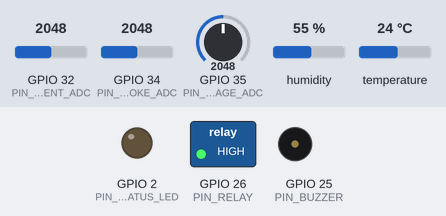
The sketch below on a simulated ESP32. Parts: switched loads named in the sketch (green lamp = pin HIGH), output pins drawn as LEDs (lit = HIGH), buzzer (waves = sounding, pin HIGH). Inputs (shaded band) come from the test bench; at power-on: GPIO 32 (PIN_CURRENT_ADC) = 2048, GPIO 34 (PIN_SMOKE_ADC) = 2048, GPIO 35 (PIN_VOLTAGE_ADC) = 2048, humidity 55 %, temperature 24 °C (analog values on the 0–4095 scale). WiFi joins after 1.5 s; servers stay silent unless stated; what the sketch prints to the serial monitor is not drawn.

Above: at 0.1 s.
At 5.1 s:
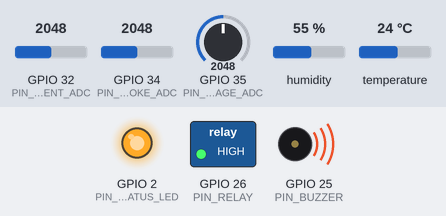
Timing chart, 0 to 6.6 s (numbered marks = the images above):
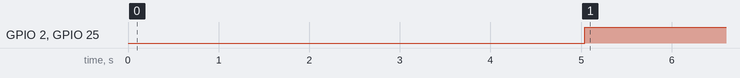

Measured:
- by itself, GPIO 2 (PIN_STATUS_LED), GPIO 25 (PIN_BUZZER): LOW → HIGH at 5.0 s

The sketch:

ElectraShield_AI.ino
```cpp
/*
  ElectraShield AI — starter ESP32 firmware
  Status: starter code, not validated on physical hardware.
  Libraries: DHT sensor library, Adafruit Unified Sensor, Firebase ESP Client.

  SAFETY:
  - Never connect mains directly to ESP32 GPIO/ADC pins.
  - Use properly rated isolated voltage/current sensing modules.
  - Start with a low-voltage, current-limited test setup.
  - This is a student prototype, not certified protective equipment.
*/

#include <WiFi.h>
#include <DHT.h>
#include <Firebase_ESP_Client.h>
#include "addons/TokenHelper.h"
#include "addons/RTDBHelper.h"

// ---------- EDIT THESE LOCALLY; DO NOT COMMIT REAL CREDENTIALS ----------
#define WIFI_SSID       "YOUR_WIFI_SSID"
#define WIFI_PASSWORD   "YOUR_WIFI_PASSWORD"
#define API_KEY         "YOUR_FIREBASE_WEB_API_KEY"
#define DATABASE_URL    "https://YOUR_PROJECT-default-rtdb.REGION.firebasedatabase.app/"
#define USER_EMAIL      "YOUR_FIREBASE_TEST_USER_EMAIL"
#define USER_PASSWORD   "YOUR_FIREBASE_TEST_USER_PASSWORD"

// ---------- GPIO CONFIGURATION: VERIFY FOR YOUR EXACT BOARD ----------
constexpr int PIN_DHT = 4;
constexpr int PIN_SMOKE_ADC = 34;  // input-only ADC pin on many classic ESP32 boards
constexpr int PIN_VOLTAGE_ADC = 35; // conditioned/isolated sensor output only
constexpr int PIN_CURRENT_ADC = 32; // conditioned/isolated sensor output only
constexpr int PIN_RELAY = 26;
constexpr int PIN_BUZZER = 25;
constexpr int PIN_STATUS_LED = 2;

#define DHT_TYPE DHT11
#define RELAY_ACTIVE_LOW true

// ---------- THRESHOLDS / CALIBRATION ----------
constexpr float LOW_VOLTAGE_THRESHOLD_V = 200.0f; // example only; set for your system
constexpr float HIGH_TEMPERATURE_THRESHOLD_C = 55.0f; // example only
constexpr int SMOKE_ADC_THRESHOLD = 1800; // example only; calibrate for exact sensor
constexpr unsigned long SAMPLE_INTERVAL_MS = 5000;

// These conversions are PLACEHOLDERS. Calibrate using selected sensors and a reference meter.
constexpr float ADC_REFERENCE_V = 3.3f;
constexpr float ADC_MAX_COUNT = 4095.0f;
constexpr float VOLTAGE_SCALE_FACTOR = 100.0f; // placeholder: sensor-specific calibration required
constexpr float CURRENT_SCALE_FACTOR = 10.0f;  // placeholder: sensor-specific calibration required

DHT dht(PIN_DHT, DHT_TYPE);
FirebaseData fbdo;
FirebaseAuth auth;
FirebaseConfig config;

unsigned long lastSampleMs = 0;
bool firebaseReady = false;

void setRelay(bool enabled) {
  // enabled=true means relay coil is energized. Verify contact wiring and module polarity.
  digitalWrite(PIN_RELAY, RELAY_ACTIVE_LOW ? (enabled ? LOW : HIGH)
                                         : (enabled ? HIGH : LOW));
}

float readVoltagePlaceholder() {
  const int raw = analogRead(PIN_VOLTAGE_ADC);
  const float adcVolts = (raw / ADC_MAX_COUNT) * ADC_REFERENCE_V;
  return adcVolts * VOLTAGE_SCALE_FACTOR;
}

float readCurrentPlaceholder() {
  const int raw = analogRead(PIN_CURRENT_ADC);
  const float adcVolts = (raw / ADC_MAX_COUNT) * ADC_REFERENCE_V;
  return adcVolts * CURRENT_SCALE_FACTOR;
}

void connectWiFi() {
  if (WiFi.status() == WL_CONNECTED) return;
  WiFi.mode(WIFI_STA);
  WiFi.begin(WIFI_SSID, WIFI_PASSWORD);
  Serial.print("Connecting to Wi-Fi");
  const unsigned long started = millis();
  while (WiFi.status() != WL_CONNECTED && millis() - started < 15000) {
    delay(300);
    Serial.print(".");
  }
  Serial.println(WiFi.status() == WL_CONNECTED ? "\nWi-Fi connected" : "\nWi-Fi unavailable");
}

void initializeFirebase() {
  if (String(API_KEY).startsWith("YOUR_") ||
      String(DATABASE_URL).indexOf("YOUR_PROJECT") >= 0 ||
      String(USER_EMAIL).startsWith("YOUR_")) {
    Serial.println("Firebase placeholders not configured; cloud writes disabled.");
    firebaseReady = false;
    return;
  }
  config.api_key = API_KEY;
  config.database_url = DATABASE_URL;
  auth.user.email = USER_EMAIL;
  auth.user.password = USER_PASSWORD;
  config.token_status_callback = tokenStatusCallback;
  Firebase.begin(&config, &auth);
  Firebase.reconnectWiFi(true);
  firebaseReady = true;
}

void publishReading(float voltage, float current, float temperature,
                    float humidity, int smokeRaw, bool lowVoltage,
                    bool temperatureHigh, bool smokeDetected) {
  if (!firebaseReady || WiFi.status() != WL_CONNECTED || !Firebase.ready()) return;

  FirebaseJson reading;
  reading.set("timestamp_ms", (double)millis());
  reading.set("voltage_v", voltage);
  reading.set("current_a", current);
  reading.set("temperature_c", temperature);
  reading.set("humidity_percent", humidity);
  reading.set("smoke_adc", smokeRaw);
  reading.set("low_voltage", lowVoltage);
  reading.set("high_temperature", temperatureHigh);
  reading.set("smoke_detected", smokeDetected);

  if (Firebase.RTDB.setJSON(&fbdo, "/electrashield/current", &reading)) {
    Serial.println("Firebase current snapshot updated.");
  } else {
    Serial.printf("Firebase current write failed: %s\n", fbdo.errorReason().c_str());
  }

  // Push a separate history record. For production, add retention/size management.
  if (!Firebase.RTDB.pushJSON(&fbdo, "/electrashield/readings", &reading)) {
    Serial.printf("Firebase history write failed: %s\n", fbdo.errorReason().c_str());
  }
}

void setup() {
  Serial.begin(115200);
  pinMode(PIN_RELAY, OUTPUT);
  pinMode(PIN_BUZZER, OUTPUT);
  pinMode(PIN_STATUS_LED, OUTPUT);
  digitalWrite(PIN_BUZZER, LOW);
  digitalWrite(PIN_STATUS_LED, LOW);

  // Conservative startup: de-energize relay coil. The actual safe state depends on wiring.
  setRelay(false);
  analogReadResolution(12);
  dht.begin();

  connectWiFi();
  initializeFirebase();
  Serial.println("ElectraShield AI starter initialized.");
}

void loop() {
  connectWiFi();
  if (millis() - lastSampleMs < SAMPLE_INTERVAL_MS) {
    delay(20);
    return;
  }
  lastSampleMs = millis();

  const float temperature = dht.readTemperature();
  const float humidity = dht.readHumidity();
  const int smokeRaw = analogRead(PIN_SMOKE_ADC);
  const float voltage = readVoltagePlaceholder();
  const float current = readCurrentPlaceholder();

  const bool dhtValid = !isnan(temperature) && !isnan(humidity);
  const bool lowVoltage = voltage < LOW_VOLTAGE_THRESHOLD_V;
  const bool temperatureHigh = dhtValid && temperature >= HIGH_TEMPERATURE_THRESHOLD_C;
  const bool smokeDetected = smokeRaw >= SMOKE_ADC_THRESHOLD;
  const bool fault = lowVoltage || temperatureHigh || smokeDetected;

  // Demonstration logic only. Verify whether your real load should trip on each condition.
  // For an actual safety design, include sensor-failure detection and engineered protection.
  setRelay(!fault);
  digitalWrite(PIN_BUZZER, fault ? HIGH : LOW);
  digitalWrite(PIN_STATUS_LED, fault ? HIGH : LOW);

  Serial.printf("V=%.2f V, I=%.2f A, T=%.1f C, H=%.1f%%, smoke_raw=%d, fault=%s\n",
                voltage, current, temperature, humidity, smokeRaw,
                fault ? "YES" : "NO");

  publishReading(voltage, current, temperature, humidity, smokeRaw,
                 lowVoltage, temperatureHigh, smokeDetected);
}
```
